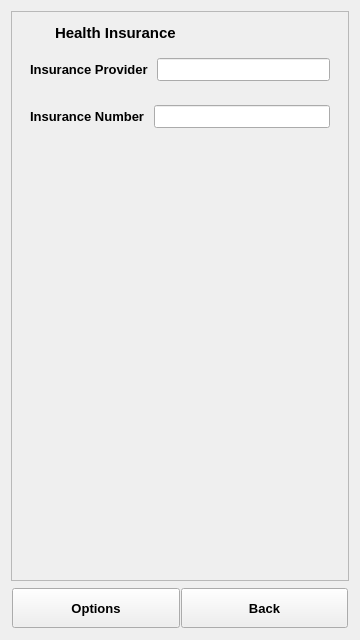
<?xml version="1.0" encoding="UTF-8"?>
<ui version="4.0">
 <class>InsuranceConfig</class>
 <widget class="QWidget" name="InsuranceConfig">
  <property name="geometry">
   <rect>
    <x>0</x>
    <y>0</y>
    <width>360</width>
    <height>640</height>
   </rect>
  </property>
  <property name="sizePolicy">
   <sizepolicy hsizetype="Expanding" vsizetype="Expanding">
    <horstretch>0</horstretch>
    <verstretch>0</verstretch>
   </sizepolicy>
  </property>
  <property name="windowTitle">
   <string>Form</string>
  </property>
  <layout class="QVBoxLayout" name="verticalLayout_2">
   <item>
    <widget class="QScrollArea" name="scrollArea">
     <property name="widgetResizable">
      <bool>true</bool>
     </property>
     <widget class="QWidget" name="scrollAreaWidgetContents_2">
      <property name="geometry">
       <rect>
        <x>0</x>
        <y>0</y>
        <width>340</width>
        <height>572</height>
       </rect>
      </property>
      <layout class="QVBoxLayout" name="verticalLayout">
       <item>
        <widget class="QWidget" name="widget_11" native="true">
         <layout class="QGridLayout" name="gridLayout_9">
          <property name="leftMargin">
           <number>1</number>
          </property>
          <property name="topMargin">
           <number>3</number>
          </property>
          <property name="rightMargin">
           <number>1</number>
          </property>
          <property name="bottomMargin">
           <number>1</number>
          </property>
          <property name="spacing">
           <number>1</number>
          </property>
          <item row="0" column="0">
           <widget class="QLabel" name="label_8">
            <property name="maximumSize">
             <size>
              <width>32</width>
              <height>32</height>
             </size>
            </property>
            <property name="pixmap">
             <pixmap>:/images/icons/icon/contact2.png</pixmap>
            </property>
            <property name="scaledContents">
             <bool>true</bool>
            </property>
           </widget>
          </item>
          <item row="0" column="1">
           <widget class="QLabel" name="label_4">
            <property name="font">
             <font>
              <pointsize>11</pointsize>
              <weight>75</weight>
              <bold>true</bold>
             </font>
            </property>
            <property name="text">
             <string>Health Insurance</string>
            </property>
           </widget>
          </item>
         </layout>
        </widget>
       </item>
       <item>
        <widget class="QWidget" name="widget_6" native="true">
         <layout class="QHBoxLayout" name="horizontalLayout_4">
          <property name="spacing">
           <number>9</number>
          </property>
          <property name="margin">
           <number>9</number>
          </property>
          <item>
           <widget class="QLabel" name="label_6">
            <property name="font">
             <font>
              <pointsize>10</pointsize>
              <weight>75</weight>
              <bold>true</bold>
             </font>
            </property>
            <property name="text">
             <string>Insurance Provider</string>
            </property>
           </widget>
          </item>
          <item>
           <widget class="QLineEdit" name="providerText">
            <property name="font">
             <font>
              <pointsize>10</pointsize>
              <weight>50</weight>
              <bold>false</bold>
             </font>
            </property>
            <property name="maxLength">
             <number>100</number>
            </property>
           </widget>
          </item>
         </layout>
        </widget>
       </item>
       <item>
        <widget class="QWidget" name="widget_7" native="true">
         <layout class="QHBoxLayout" name="horizontalLayout_5">
          <property name="spacing">
           <number>9</number>
          </property>
          <property name="margin">
           <number>9</number>
          </property>
          <item>
           <widget class="QLabel" name="label_7">
            <property name="font">
             <font>
              <pointsize>10</pointsize>
              <weight>75</weight>
              <bold>true</bold>
             </font>
            </property>
            <property name="text">
             <string>Insurance Number</string>
            </property>
           </widget>
          </item>
          <item>
           <widget class="QLineEdit" name="insuranceNumberText">
            <property name="font">
             <font>
              <pointsize>10</pointsize>
              <weight>50</weight>
              <bold>false</bold>
             </font>
            </property>
            <property name="maxLength">
             <number>100</number>
            </property>
           </widget>
          </item>
         </layout>
        </widget>
       </item>
       <item>
        <spacer name="verticalSpacer">
         <property name="orientation">
          <enum>Qt::Vertical</enum>
         </property>
         <property name="sizeHint" stdset="0">
          <size>
           <width>20</width>
           <height>395</height>
          </size>
         </property>
        </spacer>
       </item>
      </layout>
     </widget>
    </widget>
   </item>
   <item>
    <widget class="QWidget" name="widget_2" native="true">
     <property name="maximumSize">
      <size>
       <width>16777215</width>
       <height>50</height>
      </size>
     </property>
     <layout class="QGridLayout" name="gridLayout">
      <property name="margin">
       <number>1</number>
      </property>
      <property name="spacing">
       <number>1</number>
      </property>
      <item row="0" column="0">
       <widget class="QPushButton" name="optionButton">
        <property name="minimumSize">
         <size>
          <width>0</width>
          <height>40</height>
         </size>
        </property>
        <property name="font">
         <font>
          <pointsize>10</pointsize>
          <weight>75</weight>
          <bold>true</bold>
         </font>
        </property>
        <property name="text">
         <string>Options</string>
        </property>
        <property name="icon">
         <iconset>
          <normaloff>:/images/icons/icon/options.png</normaloff>:/images/icons/icon/options.png</iconset>
        </property>
       </widget>
      </item>
      <item row="0" column="1">
       <widget class="QPushButton" name="cancelButton">
        <property name="minimumSize">
         <size>
          <width>0</width>
          <height>40</height>
         </size>
        </property>
        <property name="font">
         <font>
          <pointsize>10</pointsize>
          <weight>75</weight>
          <bold>true</bold>
         </font>
        </property>
        <property name="text">
         <string>Back</string>
        </property>
        <property name="icon">
         <iconset>
          <normaloff>:/images/icons/icon/prev.png</normaloff>:/images/icons/icon/prev.png</iconset>
        </property>
       </widget>
      </item>
     </layout>
    </widget>
   </item>
  </layout>
 </widget>
 <resources/>
 <connections/>
</ui>
